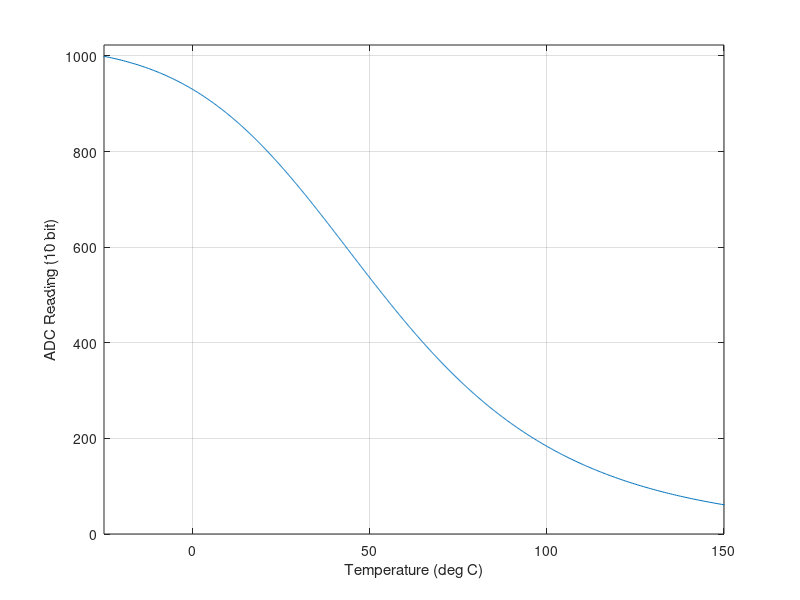

Write the MATLAB code that produced this figure.
%% Thermistor curve for Lumen Subsea Light

clear all;
clc;

% THERMISTOR SPECIFICATIONS
% resistance at 25 degrees C
THERMISTORNOMINAL = 10000      
% temp. for nominal resistance (almost always 25 C)
TEMPERATURENOMINAL = 25   
% The beta coefficient of the thermistor (usually 3000-4000)
BCOEFFICIENT = 3900
% the value of the 'other' resistor
SERIESRESISTOR = 3300

adc = [1:1022];

resistance = SERIESRESISTOR./(1023./adc-1);

steinhart = resistance ./ THERMISTORNOMINAL;
steinhart = log(steinhart);
steinhart = steinhart./BCOEFFICIENT;
steinhart = steinhart + 1./(TEMPERATURENOMINAL+273.15);
steinhart = 1./steinhart;
steinhart = steinhart - 273.15;

plot(steinhart,adc);
xlabel('Temperature (deg C)');
ylabel('ADC Reading (10 bit)');
axis([-25 150 0 1023]);
grid on;
hold on;

% 60C: 443
% 70C: 355
% 80C: 293
% 90C: 235
% 100C: 184
% Slope: -7.5 steps per degree